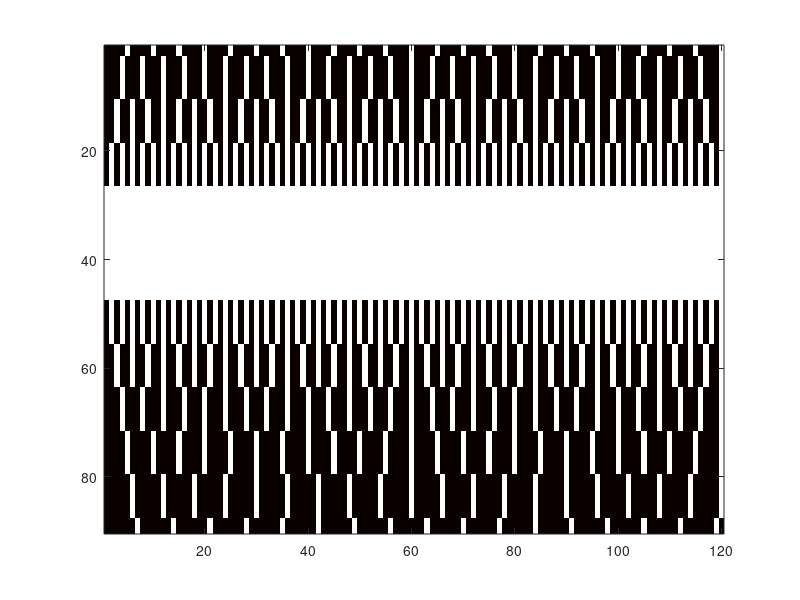
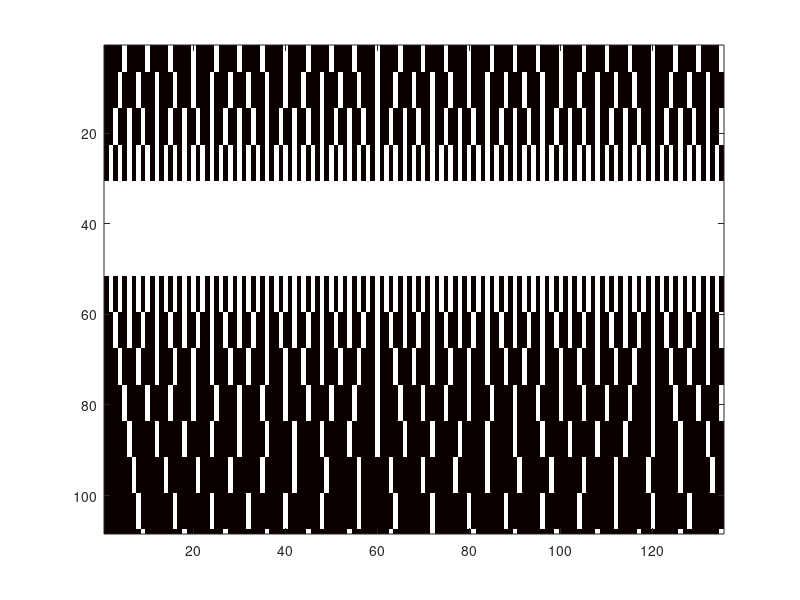

Write the MATLAB code that produced these figures, in order.
figure;
anchorMapC = ones(90,120);
centerC = round(197*1.5/8);
stepC = ones(90,1);
for i = 1:90
    if abs(i-centerC)>=10
        stepC(i)= ceil((abs(i-centerC)-10)/8)+1;
    end
end
sparseAnchorC = zeros(90,120);
for i = 1:90
    sparseAnchorC(i,stepC(i):stepC(i):end)=1;
end
numC = sum(sum(sparseAnchorC))*15;
imagesc(sparseAnchorC);
colormap('hot');
figure;

anchorMapS = ones(108,135);
centerS = round(216*1.5/8);
stepS = ones(108,1);
for i = 1:108
    if abs(i-centerS)>=10
        stepS(i)= ceil((abs(i-centerS)-10)/8)+1;
    end
end
sparseAnchorS = zeros(108,135);
for i = 1:108
    sparseAnchorS(i,stepS(i):stepS(i):end)=1;
end
numS = sum(sum(sparseAnchorS))*15;
imagesc(sparseAnchorS);
colormap('hot');